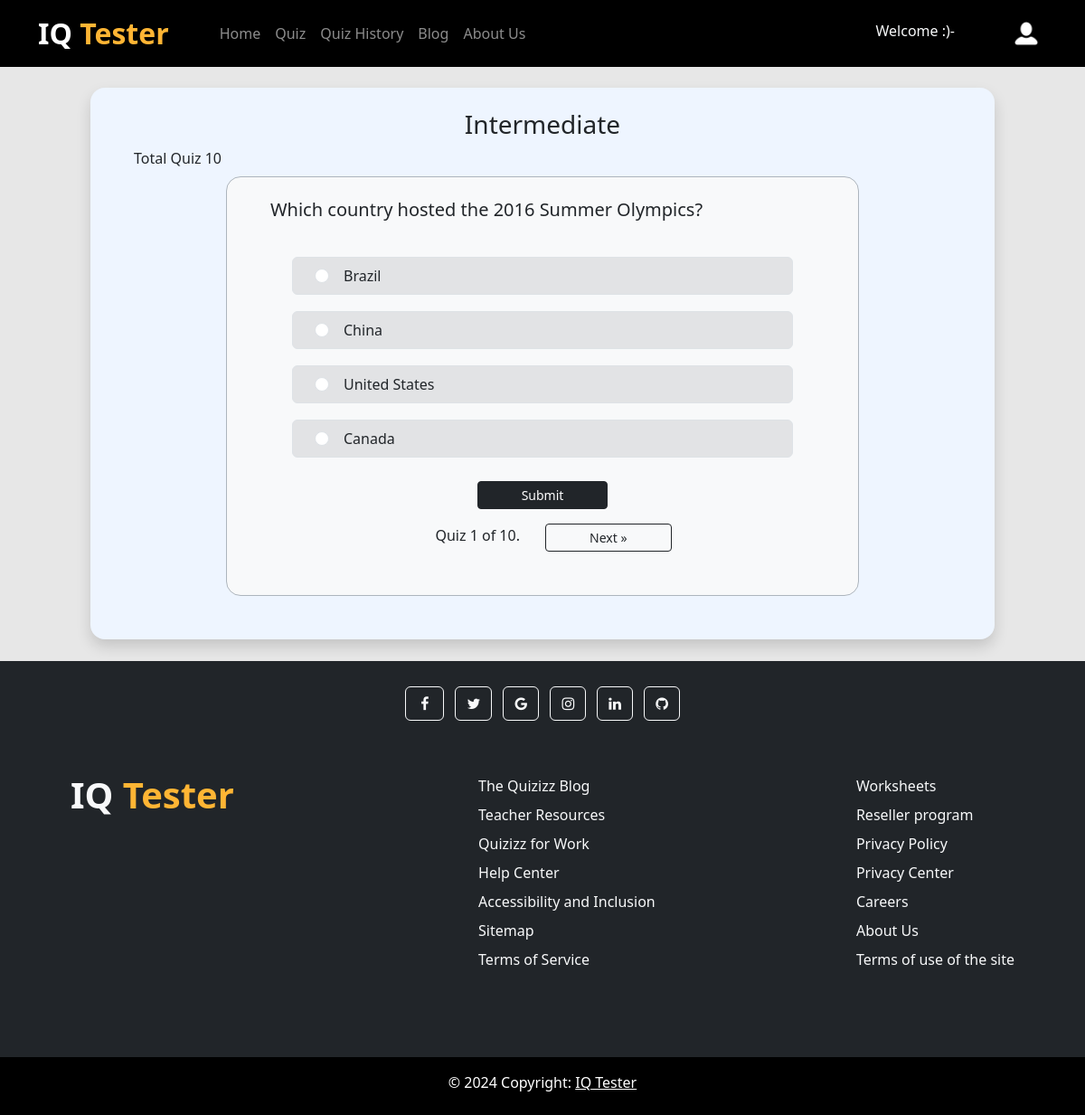
The page /quiz/3/ (signed in) on the database as committed earlier.
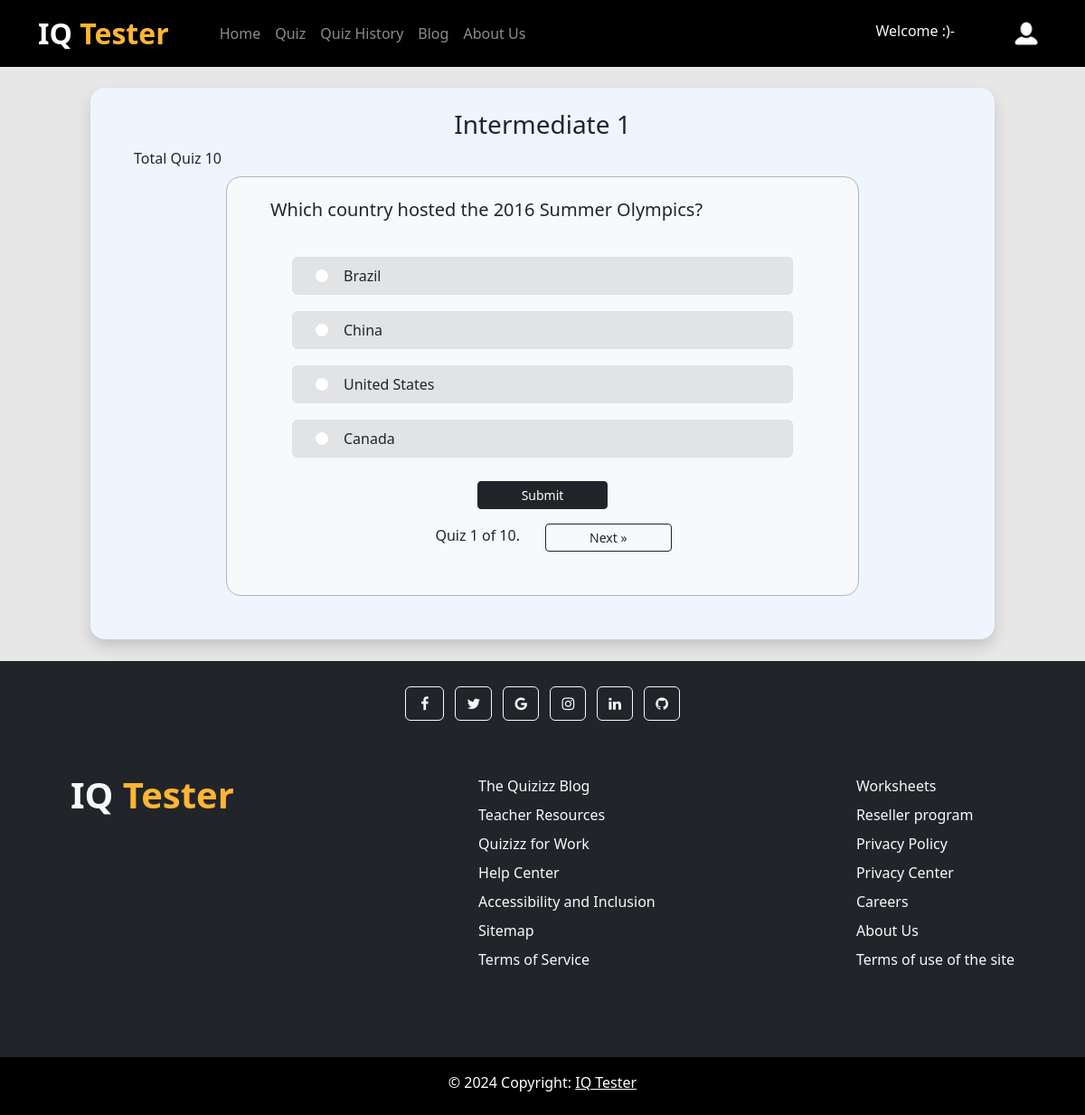
The same page on the database as committed later.
### quiz/models.py (models this page shows, shortened)
class Quiz(models.Model):
    title = models.CharField(max_length=100)
    description = models.TextField()
    image = models.ImageField(upload_to='quiz/media/images/', blank=True, null=True)
    category = models.ManyToManyField(Category)
    has_time_limit = models.BooleanField(default=False)
    time_limit_minutes = models.PositiveIntegerField(blank=True, null=True)
    created_at = models.DateTimeField(auto_now_add=True)

class Question(models.Model):
    quiz = models.ForeignKey(Quiz, on_delete=models.CASCADE, related_name='questions')
    text = models.TextField()

### core/views.py (the view, shortened to what this page needs)
# urls.py: path('quiz/<int:quiz_id>/', quiz_page, name='quiz_page'),
@login_required(login_url="/login/")
def quiz_page(request, quiz_id):
    queryset = Question.objects.filter(quiz=quiz_id)
    quiz = Quiz.objects.get(id=quiz_id)
    qn_id = queryset.first().id
    items_per_page = 1
    paginator = Paginator(queryset, items_per_page)
    page = request.GET.get('page')
    try:
        current_page = paginator.page(page)
    except PageNotAnInteger:
        current_page = paginator.page(1)
    except EmptyPage:
        current_page = paginator.page(paginator.num_pages)
    qn_id += current_page.number-1
    question = Question.objects.get(id=qn_id)
    ans = None
    return render(request, 'quiz_page.html', {'current_page': current_page, 'question' : question, 'quiz': quiz, 'ans': ans})

### core/templates/quiz_page.html (shortened to what this page needs)
{% extends "base.html" %}
{% block content %}
<section style="background-color: #EEF5FF; max-width: 1000px;" class="m-auto rounded-4 shadow px-5 py-4 my-4">
    <div>
        <h3 class="text-center">{{ quiz.title }}</h3>
        <span>Total Quiz {{quiz.questions.all|length}}</span>
        <div style="max-width: 700px;" class="bg-light px-5 py-4 mb-4 m-auto my-2 border border-dark-subtle rounded-4">
            <h5>{{question.text}}</h5>
            <div class="p-4">
                <form method='post'>
                    <div class="form-check ps-0">
                       {% for choice in question.choice.all %}
                       <div class="form-check ps-0">
                            <label class="form-check-label border rounded w-100 p-2 my-2 ps-5 bg-secondary-subtle" for="gridRadios{{choice.id}}">
                                <input class="form-check-input me-3" type="radio" name="{{question.text}}" id="gridRadios{{choice.id}}" value="{{choice.id}}" {% if ans != None and choice.id == ans.id %} checked {% endif %}>
                                {{choice.option}}
                            </label>
                        </div>
                       {% endfor %}
                    </div>
                    <div class="d-flex justify-content-center">
                        <button type="submit" class="btn btn-dark btn-sm px-5 mt-3">Submit</button>
                    </div>
                  </form>
                <div class="pagination justify-content-center mt-3">
                    <span class="step-links">
                        <span class="current mx-4">
                            Quiz {{ current_page.number }} of {{ current_page.paginator.num_pages }}.
                        </span>
                        {% if current_page.has_next %}
                            <a class="btn btn-outline-dark btn-sm px-5" href="/quiz/{{quiz.id}}/?page={{ current_page.next_page_number }}">Next &raquo;</a>
                        {% endif %}
                    </span>
                </div>
            </div>
        </div>
    </div>
</section>
{% endblock content %}

Rows that differ between the two databases and show on the page:
changed Quiz: title "Intermediate" → "Intermediate 1"
